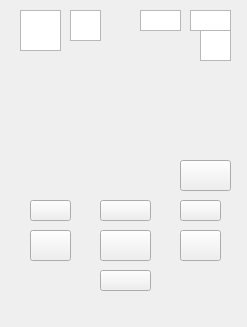
<?xml version="1.0" encoding="UTF-8"?>
<ui version="4.0">
 <class>Form</class>
 <widget class="QWidget" name="Form">
  <property name="geometry">
   <rect>
    <x>0</x>
    <y>0</y>
    <width>247</width>
    <height>327</height>
   </rect>
  </property>
  <property name="windowTitle">
   <string>Form</string>
  </property>
  <widget class="QPushButton" name="open">
   <property name="geometry">
    <rect>
     <x>180</x>
     <y>160</y>
     <width>51</width>
     <height>31</height>
    </rect>
   </property>
   <property name="styleSheet">
    <string notr="true">border-image: url(:/image/open.png);</string>
   </property>
   <property name="text">
    <string/>
   </property>
   <property name="checkable">
    <bool>false</bool>
   </property>
   <property name="flat">
    <bool>false</bool>
   </property>
  </widget>
  <widget class="QPushButton" name="mode">
   <property name="geometry">
    <rect>
     <x>100</x>
     <y>200</y>
     <width>51</width>
     <height>21</height>
    </rect>
   </property>
   <property name="styleSheet">
    <string notr="true">border-image: url(:/image/mode.png);</string>
   </property>
   <property name="text">
    <string/>
   </property>
  </widget>
  <widget class="QPushButton" name="start">
   <property name="geometry">
    <rect>
     <x>100</x>
     <y>230</y>
     <width>51</width>
     <height>31</height>
    </rect>
   </property>
   <property name="styleSheet">
    <string notr="true">border-image: url(:/image/start.png);</string>
   </property>
   <property name="text">
    <string/>
   </property>
  </widget>
  <widget class="QPushButton" name="clear">
   <property name="geometry">
    <rect>
     <x>100</x>
     <y>270</y>
     <width>51</width>
     <height>21</height>
    </rect>
   </property>
   <property name="styleSheet">
    <string notr="true">border-image: url(:/image/clear.png);</string>
   </property>
   <property name="text">
    <string/>
   </property>
  </widget>
  <widget class="QPushButton" name="plus">
   <property name="geometry">
    <rect>
     <x>30</x>
     <y>200</y>
     <width>41</width>
     <height>21</height>
    </rect>
   </property>
   <property name="styleSheet">
    <string notr="true">border-image: url(:/image/subtract.png);</string>
   </property>
   <property name="text">
    <string/>
   </property>
  </widget>
  <widget class="QPushButton" name="Benchmark">
   <property name="geometry">
    <rect>
     <x>30</x>
     <y>230</y>
     <width>41</width>
     <height>31</height>
    </rect>
   </property>
   <property name="styleSheet">
    <string notr="true">border-image: url(:/image/Benchmark.png);</string>
   </property>
   <property name="text">
    <string/>
   </property>
  </widget>
  <widget class="QPushButton" name="subtract">
   <property name="geometry">
    <rect>
     <x>180</x>
     <y>200</y>
     <width>41</width>
     <height>21</height>
    </rect>
   </property>
   <property name="styleSheet">
    <string notr="true">border-image: url(:/image/plus.png);</string>
   </property>
   <property name="text">
    <string/>
   </property>
  </widget>
  <widget class="QPushButton" name="listen">
   <property name="geometry">
    <rect>
     <x>180</x>
     <y>230</y>
     <width>41</width>
     <height>31</height>
    </rect>
   </property>
   <property name="styleSheet">
    <string notr="true">border-image: url(:/image/listen.png);</string>
   </property>
   <property name="text">
    <string/>
   </property>
  </widget>
  <widget class="QGraphicsView" name="graphicsView_mode">
   <property name="geometry">
    <rect>
     <x>70</x>
     <y>10</y>
     <width>31</width>
     <height>31</height>
    </rect>
   </property>
  </widget>
  <widget class="QGraphicsView" name="graphicsView_benchmark">
   <property name="geometry">
    <rect>
     <x>20</x>
     <y>10</y>
     <width>41</width>
     <height>41</height>
    </rect>
   </property>
   <property name="styleSheet">
    <string notr="true"/>
   </property>
  </widget>
  <widget class="QGraphicsView" name="graphicsView_battery">
   <property name="geometry">
    <rect>
     <x>190</x>
     <y>10</y>
     <width>41</width>
     <height>21</height>
    </rect>
   </property>
  </widget>
  <widget class="QGraphicsView" name="graphicsView_listen">
   <property name="geometry">
    <rect>
     <x>140</x>
     <y>10</y>
     <width>41</width>
     <height>21</height>
    </rect>
   </property>
  </widget>
  <widget class="QLabel" name="data">
   <property name="geometry">
    <rect>
     <x>30</x>
     <y>60</y>
     <width>191</width>
     <height>71</height>
    </rect>
   </property>
   <property name="styleSheet">
    <string notr="true">font: 16pt &quot;Microsoft YaHei UI&quot;;
</string>
   </property>
   <property name="text">
    <string/>
   </property>
  </widget>
  <widget class="QLabel" name="label">
   <property name="geometry">
    <rect>
     <x>10</x>
     <y>1</y>
     <width>231</width>
     <height>151</height>
    </rect>
   </property>
   <property name="styleSheet">
    <string notr="true">
style = &quot;background: yellow;&quot;;
</string>
   </property>
   <property name="text">
    <string/>
   </property>
  </widget>
  <widget class="QGraphicsView" name="graphicsView_warning">
   <property name="geometry">
    <rect>
     <x>200</x>
     <y>30</y>
     <width>31</width>
     <height>31</height>
    </rect>
   </property>
   <property name="styleSheet">
    <string notr="true"/>
   </property>
  </widget>
  <zorder>label</zorder>
  <zorder>open</zorder>
  <zorder>mode</zorder>
  <zorder>start</zorder>
  <zorder>clear</zorder>
  <zorder>plus</zorder>
  <zorder>Benchmark</zorder>
  <zorder>subtract</zorder>
  <zorder>listen</zorder>
  <zorder>graphicsView_mode</zorder>
  <zorder>graphicsView_benchmark</zorder>
  <zorder>graphicsView_battery</zorder>
  <zorder>graphicsView_listen</zorder>
  <zorder>data</zorder>
  <zorder>graphicsView_warning</zorder>
 </widget>
 <resources/>
 <connections/>
</ui>
